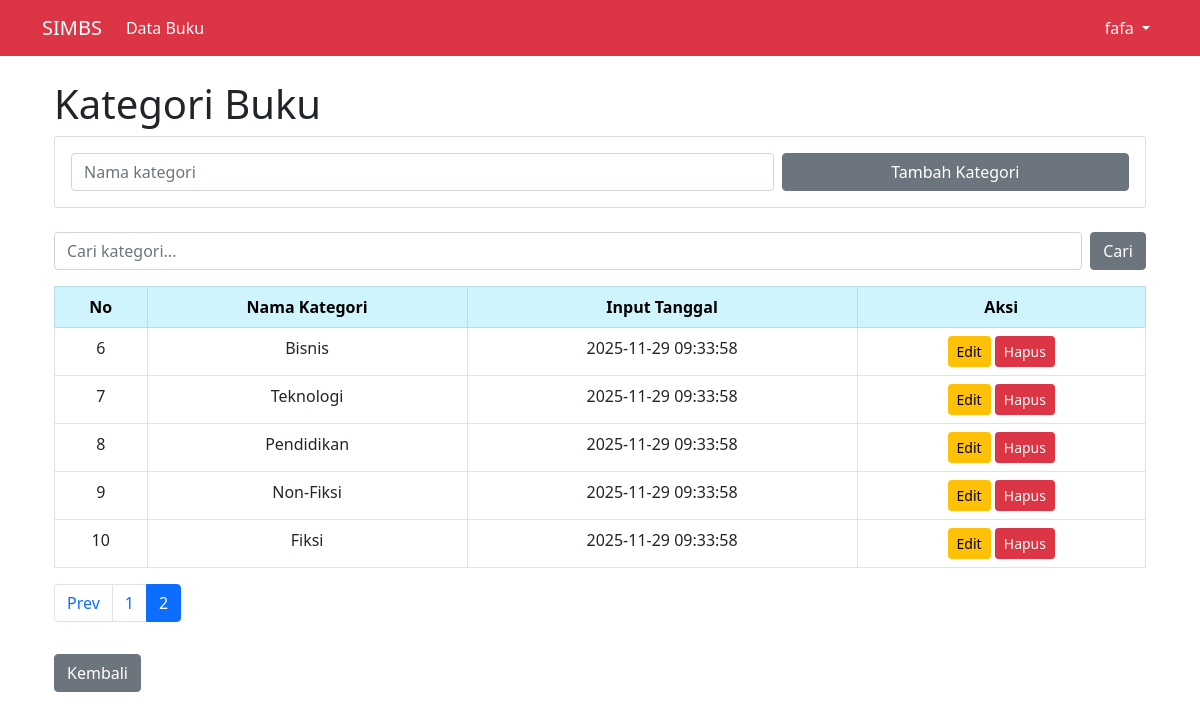
Page /kategori.php?page=2 (signed in) on the committed database.
### tables this page shows
CREATE TABLE `kategori` (
  `id_kategori` int(11) NOT NULL,
  `nama_kategori` varchar(100) NOT NULL,
  `tanggal_input` datetime NOT NULL DEFAULT current_timestamp()
);

### function.php (called while the page is built, shortened)
<?php
$conn = mysqli_connect("localhost", "root", "", "ujikom");
function query($query)
{
    global $conn;
    $result = mysqli_query($conn, $query);
    $rows = [];
    while ($row = mysqli_fetch_assoc($result)) {
        $rows[] = $row;
    }
    return $rows;
}
?>

### kategori.php (the view, shortened to what this page needs)
<?php
require_once __DIR__ . '/function.php';
$jumlahDataPerHalaman = 5;
$jumlahData = count(query("SELECT * FROM kategori"));
$jumlahHalaman = ($jumlahData > 0) ? ceil($jumlahData / $jumlahDataPerHalaman) : 1;
$halamanAktif = isset($_GET['page']) ? max(1, (int)$_GET['page']) : 1;
$awalData = ($jumlahDataPerHalaman * $halamanAktif) - $jumlahDataPerHalaman;
if(isset($_POST['cari'])){
    $keyword = mysqli_real_escape_string($conn, $_POST['keyword'] ?? '');
    $kategori = query("SELECT * FROM kategori WHERE nama_kategori LIKE '%$keyword%' ORDER BY id_kategori DESC");
} else {
    $kategori = query("SELECT * FROM kategori ORDER BY id_kategori DESC LIMIT $awalData, $jumlahDataPerHalaman");
}
?>
<!doctype html>
<html lang="en">
<head>
  <link href="https://cdn.jsdelivr.net/npm/bootstrap@5.0.2/dist/css/bootstrap.min.css" rel="stylesheet">
</head>
<body>
<nav class="navbar navbar-expand-lg navbar-light white bg-danger">
        <div class="container">
            <a class="navbar-brand text-white" href="#">SIMBS</a>
            <div class="collapse navbar-collapse" id="navbarSupportedContent">
            <ul class="navbar-nav me-auto mb-2 mb-lg-0">
                <li class="nav-item">
                    <a class="nav-link active text-white" aria-current="page" href="index.php">Data Buku</a>
                </li>
            </ul>
            <ul class="navbar-nav">
                <li class="nav-item dropdown">
                    <a class="nav-link dropdown-toggle text-white" href="#" id="navbarDropdown" role="button" data-bs-toggle="dropdown" aria-expanded="false">
                        <?php echo $_SESSION ["username"] ?>
                    </a>
                </li>
            </ul>
        </div>
    </nav>
<div class="container p-4">
  <h1>Kategori Buku</h1>
  <div class="card mb-4">
    <div class="card-body">
      <form method="POST" class="row g-2">
        <div class="col-md-8">
          <input type="text" name="nama_kategori" class="form-control" placeholder="Nama kategori" required>
        </div>
        <div class="col-md-4">
          <button name="tambah_kategori" class="btn  btn-secondary text-white w-100">Tambah Kategori</button>
        </div>
      </form>
    </div>
  </div>
  <form method="POST" class="mb-3 d-flex gap-2">
    <input type="text" name="keyword" class="form-control" placeholder="Cari kategori...">
    <button name="cari" class="btn btn-secondary text-white">Cari</button>
  </form>
  <table class="table table-bordered text-center ">
    <thead class="table-info">
      <tr>
        <th>No</th>
        <th>Nama Kategori</th>
        <th>Input Tanggal</th>
        <th>Aksi</th>
      </tr>
    </thead>
    <tbody>
      <?php $no = $awalData + 1; foreach($kategori as $row): ?>
      <tr>
        <td><?= $no++; ?></td>
        <td><?= htmlspecialchars($row['nama_kategori']); ?></td>
        <td><?= htmlspecialchars($row['tanggal_input'] ?? '-'); ?></td>
        <td>
          <button class="btn btn-warning btn-sm" data-bs-toggle="modal" data-bs-target="#editModal<?= $row['id_kategori'] ?>">Edit</button>
          <a href="kategori.php?hapus=<?= $row['id_kategori'] ?>" class="btn btn-danger btn-sm" onclick="return confirm('Yakin hapus?')">Hapus</a>
        </td>
      </tr>
      <?php endforeach; ?>
    </tbody>
  </table>
  <nav>
    <ul class="pagination">
      <?php if($halamanAktif > 1): ?>
        <li class="page-item"><a class="page-link" href="?page=<?= $halamanAktif-1 ?>">Prev</a></li>
      <?php endif; ?>
      <?php for($i=1; $i <= $jumlahHalaman; $i++): ?>
        <li class="page-item <?= ($i == $halamanAktif) ? 'active' : '' ?>"><a class="page-link" href="?page=<?= $i ?>"><?= $i ?></a></li>
      <?php endfor; ?>
    </ul>
  </nav>
  <a href="index.php" class="btn btn-secondary mt-3">Kembali</a>
</div>
</body>
</html>

### rows in the picture
kategori: nama_kategori "Bisnis", tanggal_input "2025-11-29 09:33:58"
kategori: nama_kategori "Teknologi", tanggal_input "2025-11-29 09:33:58"
kategori: nama_kategori "Pendidikan", tanggal_input "2025-11-29 09:33:58"
kategori: nama_kategori "Non-Fiksi", tanggal_input "2025-11-29 09:33:58"
kategori: nama_kategori "Fiksi", tanggal_input "2025-11-29 09:33:58"

### other values in the picture
$_SESSION ["username"] "fafa"
